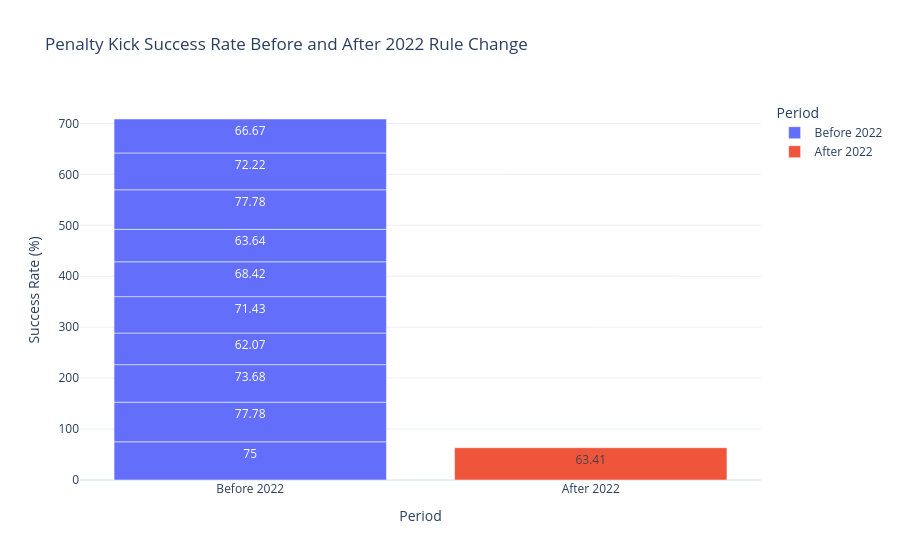

The notebook cell saved with this chart:
### Code cell
fig = px.bar(
    df_penalties,
    x="period",
    y="success_rate_pct",
    title="Penalty Kick Success Rate Before and After 2022 Rule Change",
    labels={"period": "Period", "success_rate_pct": "Success Rate (%)"},
    color="period",
    text="success_rate_pct"
)

fig.update_layout(template="plotly_white")
fig.show()

### Figure 1 — Plotly figure (JSON) as saved in the notebook; plotly's stock layout.template omitted (floating-point values rounded to 4 significant figures)
{"data": [{"hovertemplate": "Period=%{x}<br>Success Rate (%)=%{text}<extra></extra>", "legendgroup": "Before 2022", "marker": {"color": "#636efa", "pattern": {"shape": ""}}, "name": "Before 2022", "orientation": "v", "showlegend": true, "text": [75.0, 77.78, 73.68, 62.07, 71.43, 68.42, 63.64, 77.78, 72.22, 66.67], "textposition": "auto", "type": "bar", "x": ["Before 2022", "Before 2022", "Before 2022", "Before 2022", "Before 2022", "Before 2022", "Before 2022", "Before 2022", "Before 2022", "Before 2022"], "xaxis": "x", "y": [75.0, 77.78, 73.68, 62.07, 71.43, 68.42, 63.64, 77.78, 72.22, 66.67], "yaxis": "y"}, {"hovertemplate": "Period=%{x}<br>Success Rate (%)=%{text}<extra></extra>", "legendgroup": "After 2022", "marker": {"color": "#EF553B", "pattern": {"shape": ""}}, "name": "After 2022", "orientation": "v", "showlegend": true, "text": [63.41], "textposition": "auto", "type": "bar", "x": ["After 2022"], "xaxis": "x", "y": [63.41], "yaxis": "y"}], "layout": {"barmode": "relative", "legend": {"title": {"text": "Period"}, "tracegroupgap": 0}, "title": {"text": "Penalty Kick Success Rate Before and After 2022 Rule Change"}, "xaxis": {"anchor": "y", "categoryarray": ["Before 2022", "After 2022"], "categoryorder": "array", "domain": [0, 1], "title": {"text": "Period"}}, "yaxis": {"anchor": "x", "domain": [0, 1], "title": {"text": "Success Rate (%)"}}}}
